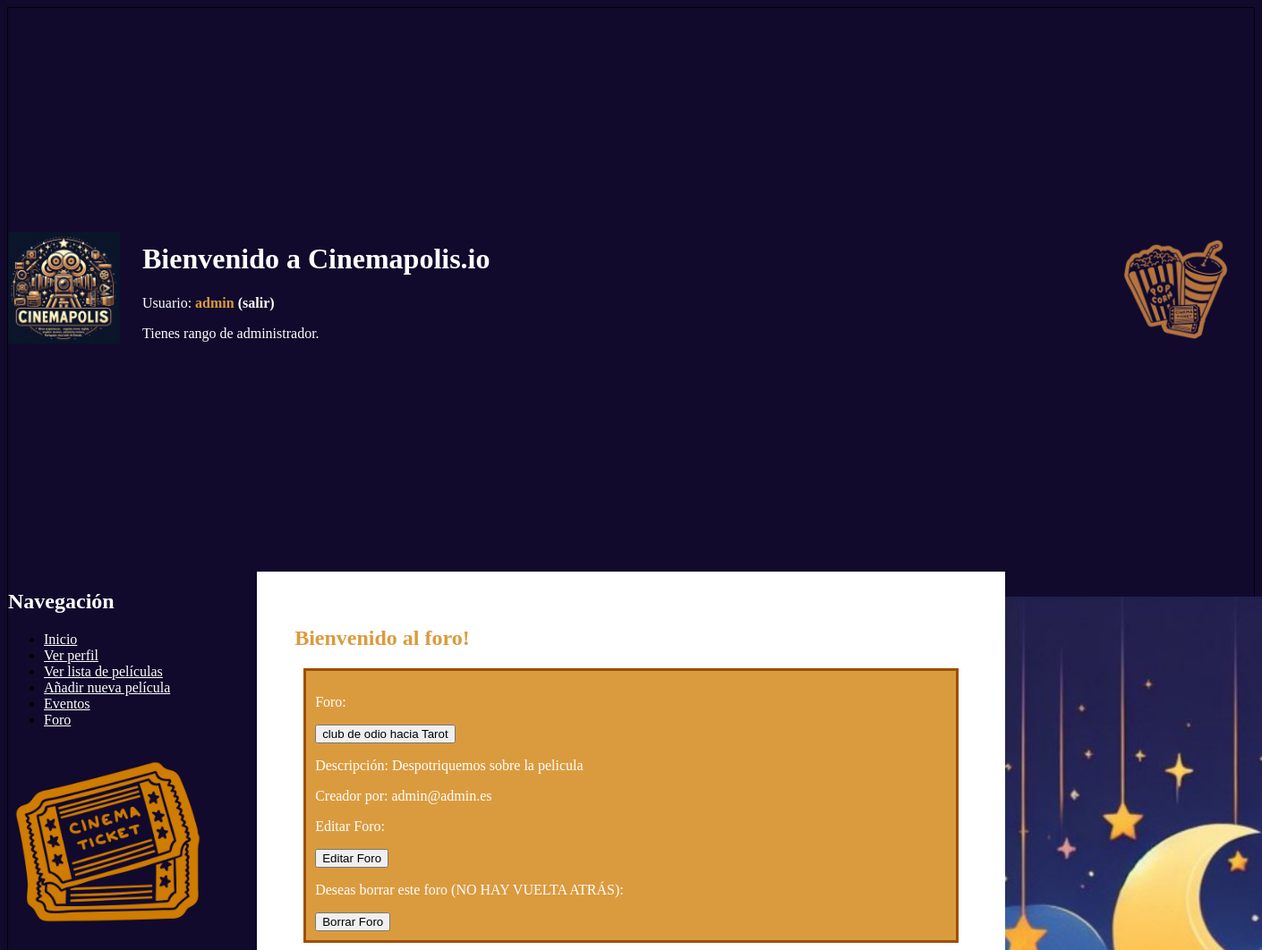
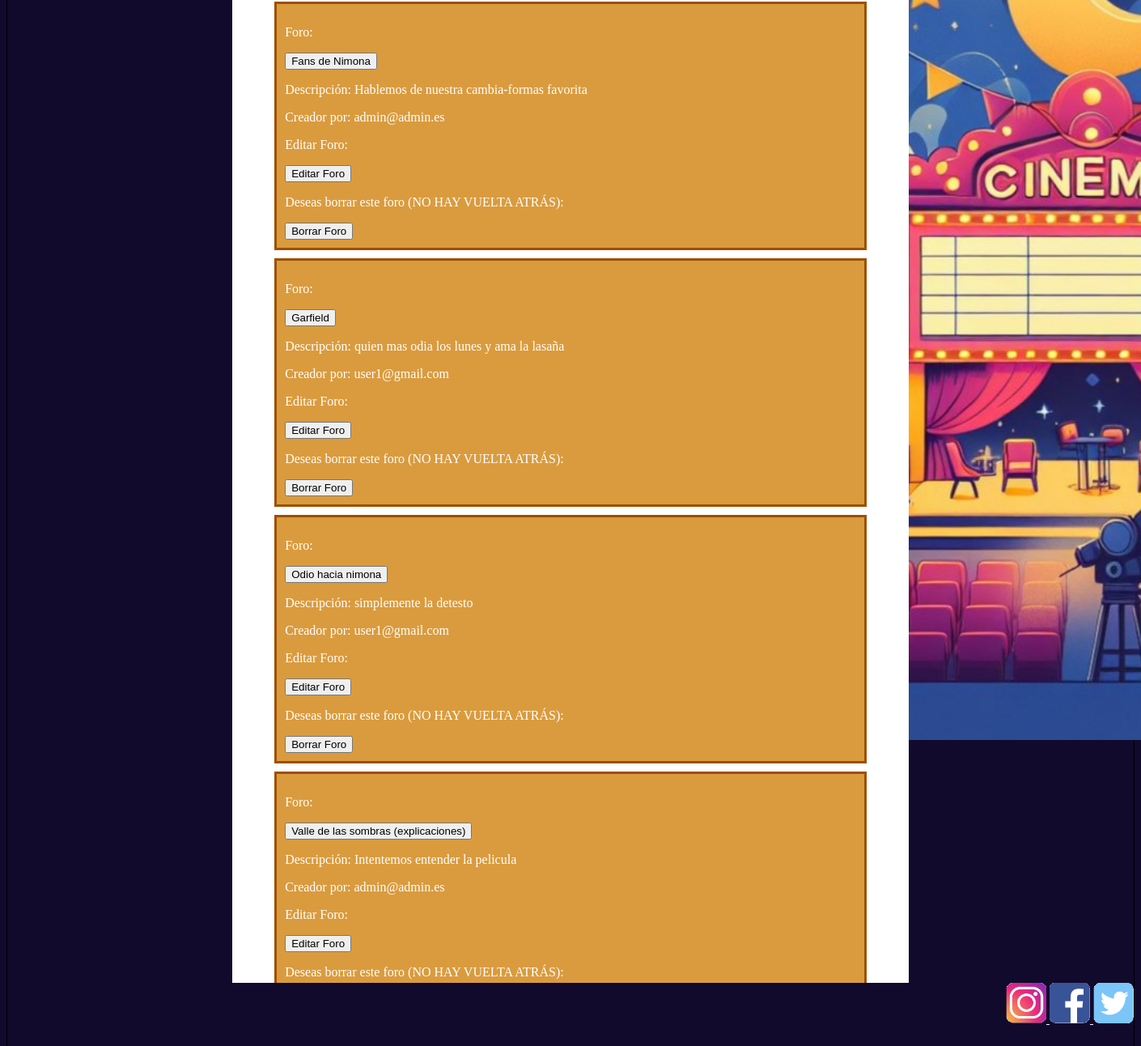
The page /listaForos.php (signed in) on the database its author committed (2 pictures, top to bottom).
### tables this page shows
CREATE TABLE `lista_foros` (
  `id_foro` varchar(50) NOT NULL,
  `contacto` varchar(50) NOT NULL,
  `descripcion` varchar(500) NOT NULL
);

### includes/src/Foro.php (called while the page is built, shortened)
<?php
class Foro{
    private $idforo;
    private $contacto;
    private $descripcion;
    public function getIdForo()
    {
        return $this->idforo;
    }
    public function getContacto()
    {
        return $this->contacto;
    }
    public function getDescripcion()
    {
        return $this->descripcion;
    }
    private function __construct($idforo,$contacto,$descripcion) {
        $this->idforo = $idforo;
        $this->contacto = $contacto;
        $this->descripcion = $descripcion;
    }
    public static function listaForo(){
        $app = Aplicacion::getInstance();
        $conn = $app->getConexionBd();
        $query = "SELECT * FROM lista_foros";
        $rs = $conn->query($query);
        $result = [];
        $i = 0;
        if ($rs) {
            foreach ($rs as $fila) {
                $result[$i] = new Foro($fila['id_foro'], $fila['contacto'], $fila['descripcion']);
                $i++;
            }
        }
        else {
            error_log("Error BD ({$conn->errno}): $conn->error");
        }
        return $result;
    }
}

### includes/config.php (called while the page is built, shortened)
<?php
spl_autoload_register(function ($class) {
    $prefix = 'cinemapolis\\';
    $base_dir = './includes/';
    $len = strlen($prefix);
    $relative_class = substr($class, $len);
    $file = $base_dir . str_replace('\\', '/', $relative_class) . '.php';
});
?>

### includes/src/Admin.php (called while the page is built, shortened)
<?php
class Admin{
    public static function esAdmin($app) {
        return isset($_SESSION['admin']) && $_SESSION['admin'];
    }
}

### listaForos.php (the view, shortened to what this page needs)
<?php
require_once __DIR__.'/includes/config.php';
if(isset($_SESSION['login']) && $_SESSION['login']) {
  $result=Foro::listaForo();
}
if (!isset($_SESSION['login'])) {
  $contenidoPrincipal = <<<EOS
  <h1 class = "advertencia">⚠️Advertencia⚠️</h1>
  <h2>Para acceder al foro es necesario haber iniciado sesión. <a href='login.php'>Login</a></h2>
  EOS;
}
else {
  $contenidoPrincipal = <<< EOS
    <h1>Bienvenido al foro!</h1>
  EOS;
  if($result!=null){
    foreach($result as $row) {
      $idforo = $row->getIdForo();
      $contacto = $row->getContacto();
      $descripcion = $row->getDescripcion();
      $contenidoPrincipal .= <<< EOS
      <div id ="contenedorForo">
      <form action="foros.php" method="post" style="display: inline;">
      <p>Foro:</p>
          <input type="hidden" name="id_foro" value="$idforo">
          <button type="submit">$idforo</button>
      </form>
      <p>Descripción: $descripcion
      <p>Creador por: $contacto
      EOS;
      if(Admin::esAdmin($_SESSION) || $_SESSION["contacto"] == $row->getContacto()){
        $contenidoPrincipal .= <<< EOS
        <form action= "signupEditForo.php?foro={$idforo}&contacto={$contacto}" method="post" style="display: inline;">
        <p> Editar Foro:</p>
            <button type="submit">Editar Foro</button>
        </form>
        EOS;
      }
      if(Admin::esAdmin($_SESSION)){
        $contenidoPrincipal .= <<< EOS
          <form action="borrarForo.php" method="post" style="display: inline;">
          <p> Deseas borrar este foro (NO HAY VUELTA ATRÁS):</p>
              <input type="hidden" name="id_foro" value="$idforo">
              <input type="hidden" name="contacto" value="$contacto">
              <button type="submit">Borrar Foro</button>
          </form>
        EOS;
      }
      $contenidoPrincipal .= <<< EOS
      </div>
      EOS;
    }
  }
  else {
    $contenidoPrincipal .= <<<EOS
    <p>No hay ningún foro creado.</p>
    EOS;
  }
}
require __DIR__.'/includes/vistas/plantillas/plantilla.php';

### css/estilo.css (style rules this page uses)
body { background-color: #110a2c; text-align: left; }
h1, strong { color: rgb(218, 155, 62); }
#contenedorForo { border: 3px solid rgb(157, 79, 0); background-color: rgb(218, 155, 62); color:white; padding:10px; margin:10px; }

### rows shown on the page
lista_foros: id_foro "club de odio hacia Tarot", descripcion "Despotriquemos sobre la pelicula", contacto "admin@admin.es"
lista_foros: id_foro "Fans de Nimona", descripcion "Hablemos de nuestra cambia-formas favorita", contacto "admin@admin.es"
lista_foros: id_foro "Garfield", descripcion "quien mas odia los lunes y ama la lasaña", contacto "user1@gmail.com"
lista_foros: id_foro "Odio hacia nimona", descripcion "simplemente la detesto", contacto "user1@gmail.com"
lista_foros: id_foro "Valle de las sombras (explicaciones)", descripcion "Intentemos entender la pelicula", contacto "admin@admin.es"

### other values the page prints
$_SESSION['nombre'] "admin"
